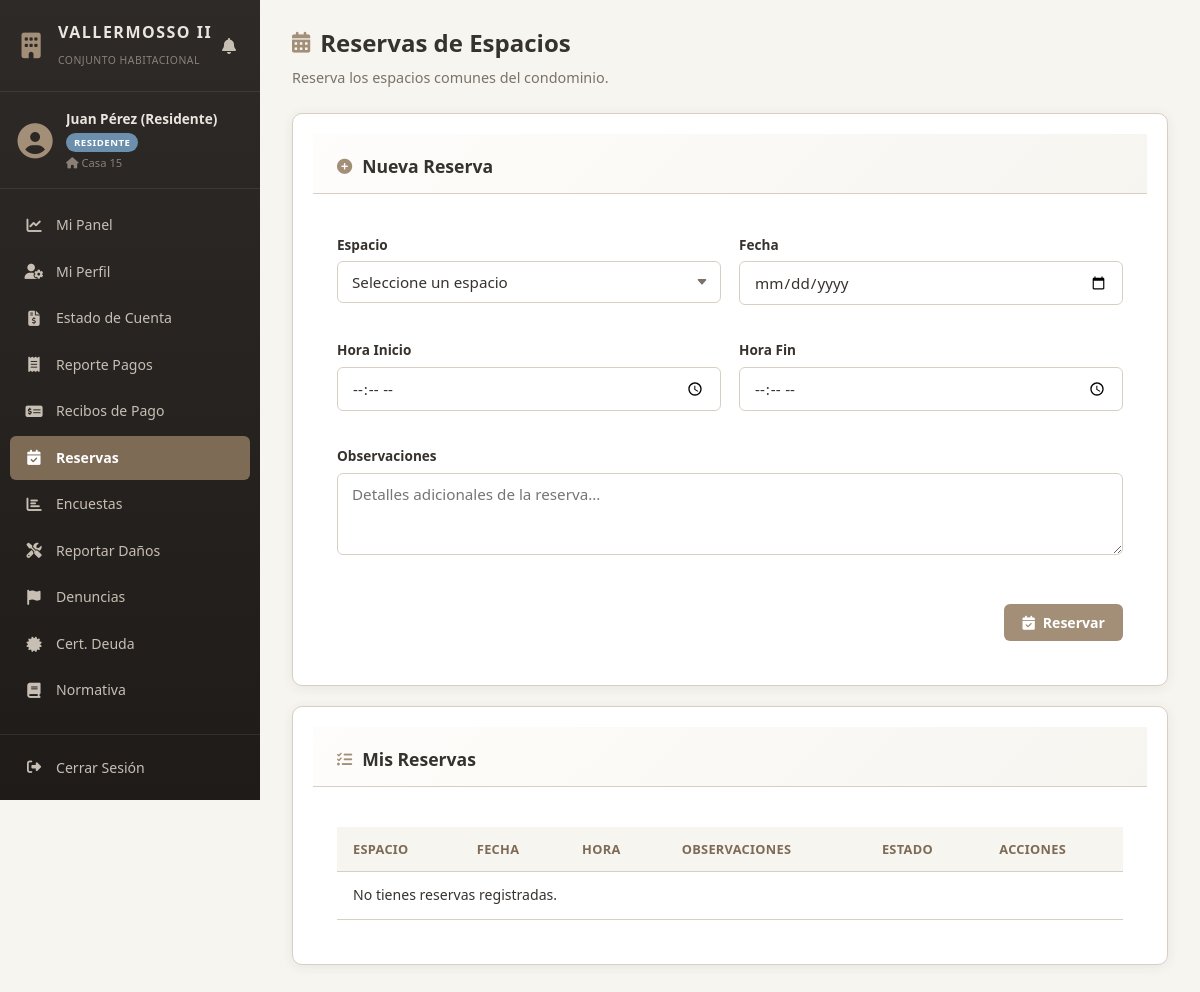
The page /views/residente/reservas.php (signed in) on the database as committed earlier.
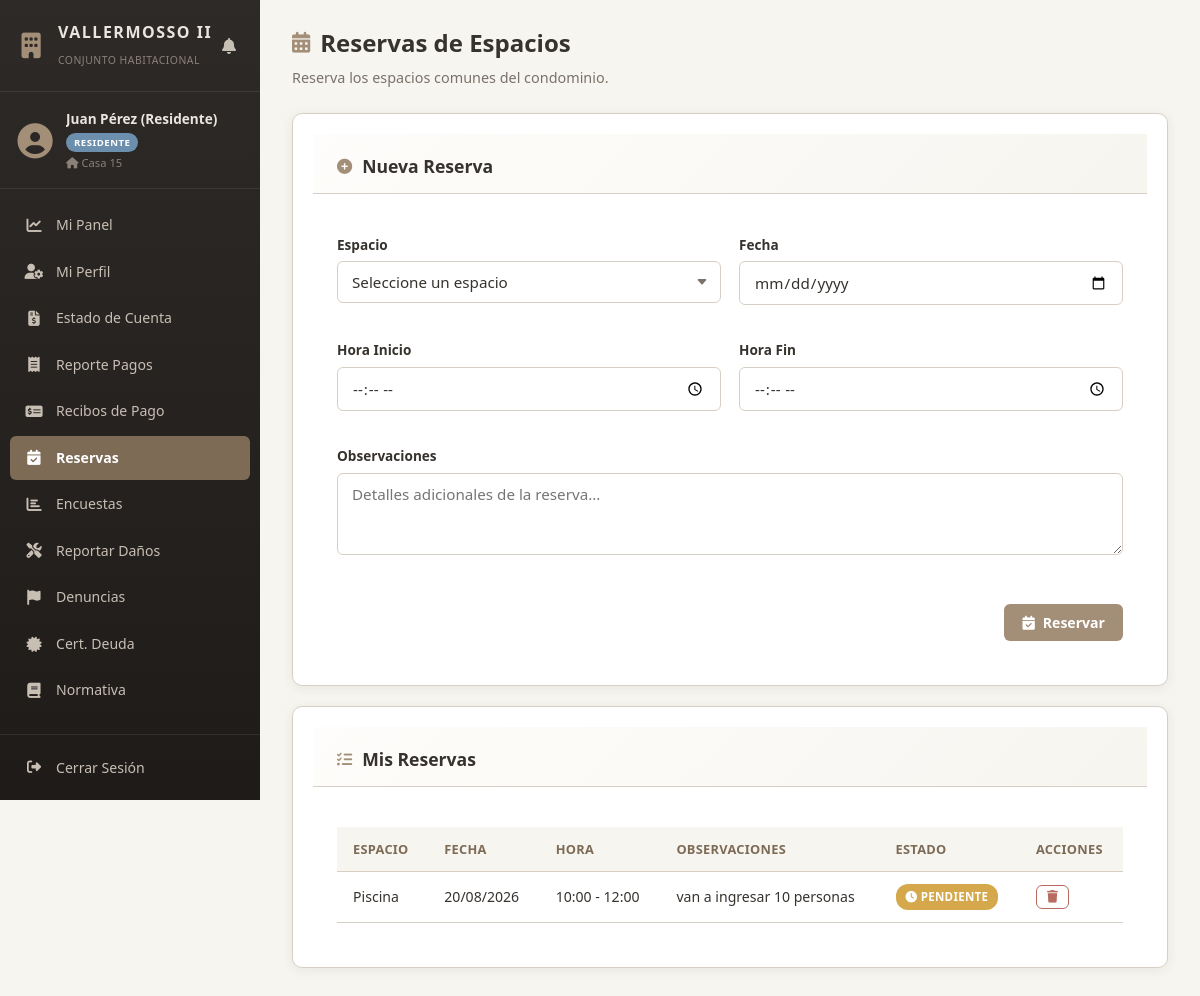
The same page on the database as committed later.
### tables this page shows
CREATE TABLE `reservas` (
  `id` int(11) NOT NULL AUTO_INCREMENT,
  `id_usuario` int(11) NOT NULL,
  `espacio` varchar(100) NOT NULL,
  `fecha_reserva` date NOT NULL,
  `hora_inicio` time NOT NULL,
  `hora_fin` time NOT NULL,
  `estado` enum('PENDIENTE','APROBADA','RECHAZADA','CANCELADA') DEFAULT 'PENDIENTE',
  `observaciones` text DEFAULT NULL,
  `fecha_registro` timestamp NOT NULL DEFAULT current_timestamp(),
  PRIMARY KEY (`id`)
);

### views/residente/reservas.php (the view, shortened to what the changed rows need)
<?php
$id_usuario = $_SESSION['id_usuario'];
$pdo = Database::obtenerConexion();
$stmt = $pdo->prepare("SELECT * FROM reservas WHERE id_usuario = :id ORDER BY fecha_registro DESC");
$stmt->execute([':id' => $id_usuario]);
$reservas = $stmt->fetchAll(PDO::FETCH_ASSOC);
?>
<!DOCTYPE html>
<html lang="es">
<head>
    <link rel="stylesheet" href="../../public/css/style.css">
    <link rel="stylesheet" href="https://cdnjs.cloudflare.com/ajax/libs/font-awesome/6.4.0/css/all.min.css">
</head>
<body>
<div class="app-layout">
    <?php include_once __DIR__ . '/../sidebar.php'; ?>
    <main class="main-content">
        <header class="content-header">
            <h1><i class="fa-solid fa-calendar-days"></i> Reservas de Espacios</h1>
        </header>
        <section class="card">
            <div class="card-header">
                <h2><i class="fa-solid fa-plus-circle"></i> Nueva Reserva</h2>
            </div>
        </section>
        <section class="card">
            <div class="card-header">
                <h2><i class="fa-solid fa-list-check"></i> Mis Reservas</h2>
            </div>
            <div class="card-body">
                <div class="table-responsive">
                    <table class="table">
                        <thead>
                            <tr>
                                <th>Espacio</th>
                                <th>Fecha</th>
                                <th>Hora</th>
                                <th>Observaciones</th>
                                <th>Estado</th>
                                <th>Acciones</th>
                            </tr>
                        </thead>
                        <tbody>
                            <?php if (empty($reservas)): ?>
                                <tr><td colspan="6" class="text-center">No tienes reservas registradas.</td></tr>
                            <?php else: ?>
                                <?php foreach ($reservas as $r): ?>
                                    <tr>
                                        <td><?= htmlspecialchars($r['espacio']) ?></td>
                                        <td><?= date('d/m/Y', strtotime($r['fecha_reserva'])) ?></td>
                                        <td><?= substr($r['hora_inicio'], 0, 5) ?> - <?= substr($r['hora_fin'], 0, 5) ?></td>
                                        <td><?= htmlspecialchars($r['observaciones'] ?? '-') ?></td>
                                        <td>
                                            <?php $est = $r['estado']; ?>
                                            <?php if ($est === 'APROBADA'): ?>
                                                <span class="badge badge-success"><i class="fa-solid fa-circle-check"></i> APROBADA</span>
                                            <?php elseif ($est === 'RECHAZADA'): ?>
                                                <span class="badge badge-danger"><i class="fa-solid fa-xmark"></i> RECHAZADA</span>
                                            <?php elseif ($est === 'CANCELADA'): ?>
                                                <span class="badge badge-secondary"><i class="fa-solid fa-ban"></i> CANCELADA</span>
                                            <?php else: ?>
                                                <span class="badge badge-warning"><i class="fa-solid fa-clock"></i> PENDIENTE</span>
                                            <?php endif; ?>
                                        </td>
                                        <td>
                                            <form action="../../controllers/ResidenteController.php" method="POST" style="display:inline;" onsubmit="return confirm('Eliminar esta reserva?');">
                                                <button type="submit" class="btn btn-sm btn-outline-danger"><i class="fa-solid fa-trash"></i></button>
                                            </form>
                                        </td>
                                    </tr>
                                <?php endforeach; ?>
                            <?php endif; ?>
                        </tbody>
                    </table>
                </div>
            </div>
        </section>
    </main>
</div>
</body>
</html>

### views/sidebar.php (shortened to what the changed rows need)
<?php
$rol = $_SESSION['rol'] ?? $_SESSION['usuario_rol'] ?? '';
$paginaActual = basename($_SERVER['SCRIPT_NAME'], '.php');
$menuItems = [];
if (strtoupper($rol) === 'ADMINISTRADOR') {
    $menuItems = [
        ['icon' => 'fa-solid fa-bullhorn', 'label' => 'Comunicados', 'file' => 'comunicados.php', 'section' => 'administrador'],
        ['icon' => 'fa-solid fa-shield-halved', 'label' => 'Usuarios', 'file' => 'usuarios.php', 'section' => 'administrador'],
        ['icon' => 'fa-solid fa-file-invoice-dollar', 'label' => 'Verificar Pagos', 'file' => 'verificar_pagos.php', 'section' => 'administrador'],
        ['icon' => 'fa-solid fa-cash-register', 'label' => 'Recaudaciones', 'file' => 'recaudacion.php', 'section' => 'administrador'],
        ['icon' => 'fa-solid fa-file-invoice', 'label' => 'Estado de Cuenta', 'file' => 'estado_cuenta.php', 'section' => 'administrador'],
        ['icon' => 'fa-solid fa-certificate', 'label' => 'Cert. Expensas', 'file' => 'certificado_expensas.php', 'section' => 'administrador'],
        ['icon' => 'fa-solid fa-handshake', 'label' => 'Convenios', 'file' => 'convenios.php', 'section' => 'administrador'],
        ['icon' => 'fa-solid fa-truck-field', 'label' => 'Proveedores', 'file' => 'proveedores.php', 'section' => 'administrador'],
        ['icon' => 'fa-solid fa-chart-pie', 'label' => 'Ejec. Presupuestaria', 'file' => 'ejecucion_presupuestaria.php', 'section' => 'administrador'],
        ['icon' => 'fa-solid fa-scale-balanced', 'label' => 'Doc. Legal', 'file' => 'documentacion_legal.php', 'section' => 'administrador'],
        ['icon' => 'fa-solid fa-folder-open', 'label' => 'Trámites', 'file' => 'tramites.php', 'section' => 'administrador'],
        ['icon' => 'fa-solid fa-boxes-stacked', 'label' => 'Activos', 'file' => 'activos.php', 'section' => 'administrador'],
        ['icon' => 'fa-solid fa-building', 'label' => 'Espacios', 'file' => 'espacios.php', 'section' => 'administrador'],
        ['icon' => 'fa-solid fa-triangle-exclamation', 'label' => 'Incidencias', 'file' => 'incidencias.php', 'section' => 'administrador'],
        ['icon' => 'fa-solid fa-square-poll-vertical', 'label' => 'Encuestas', 'file' => 'encuestas.php', 'section' => 'administrador'],
    ];
} elseif (strtoupper($rol) === 'RESIDENTE') {
    $menuItems = [
        ['icon' => 'fa-solid fa-chart-line', 'label' => 'Mi Panel', 'file' => 'dashboard.php', 'section' => 'residente'],
        ['icon' => 'fa-solid fa-user-gear', 'label' => 'Mi Perfil', 'file' => 'perfil.php', 'section' => 'residente'],
        ['icon' => 'fa-solid fa-file-invoice-dollar', 'label' => 'Estado de Cuenta', 'file' => 'estado_cuenta.php', 'section' => 'residente'],
        ['icon' => 'fa-solid fa-receipt', 'label' => 'Reporte Pagos', 'file' => 'reporte_pagos.php', 'section' => 'residente'],
        ['icon' => 'fa-solid fa-money-check-dollar', 'label' => 'Recibos de Pago', 'file' => 'recibos_pago.php', 'section' => 'residente'],
        ['icon' => 'fa-solid fa-calendar-check', 'label' => 'Reservas', 'file' => 'reservas.php', 'section' => 'residente'],
        ['icon' => 'fa-solid fa-chart-bar', 'label' => 'Encuestas', 'file' => 'encuestas.php', 'section' => 'residente'],
        ['icon' => 'fa-solid fa-screwdriver-wrench', 'label' => 'Reportar Daños', 'file' => 'reportar_danos.php', 'section' => 'residente'],
        ['icon' => 'fa-solid fa-flag', 'label' => 'Denuncias', 'file' => 'denuncias.php', 'section' => 'residente'],
        ['icon' => 'fa-solid fa-certificate', 'label' => 'Cert. Deuda', 'file' => 'certificado_deuda.php', 'section' => 'residente'],
        ['icon' => 'fa-solid fa-book', 'label' => 'Normativa', 'file' => 'normativa.php', 'section' => 'residente'],
    ];
}
?>
<aside id="sidebar" class="sidebar">
    <div class="sidebar-header">
        <div class="sidebar-brand">
            <div>
                <h2>VALLERMOSSO II</h2>
            </div>
        </div>
    </div>
    <nav class="sidebar-nav">
        <ul>
            <?php foreach ($menuItems as $item): ?>
                <?php
                    $isActive = ($paginaActual === pathinfo($item['file'], PATHINFO_FILENAME));
                    $href = "../{$item['section']}/{$item['file']}";
                ?>
                <li>
                    <a href="<?= $href ?>" class="<?= $isActive ? 'active' : '' ?>">
                        <i class="<?= $item['icon'] ?>"></i>
                        <span class="nav-text"><?= $item['label'] ?></span>
                    </a>
                </li>
            <?php endforeach; ?>
        </ul>
    </nav>
</aside>

Rows that differ between the two databases and show on the page:
added reservas: espacio "Piscina", fecha_reserva "20/08/2026", hora_inicio "10:00", hora_fin "12:00", observaciones "van a ingresar 10 personas", estado "PENDIENTE" (drawn)
Other text that changed with them:
text no longer shown: "No tienes reservas registradas."
